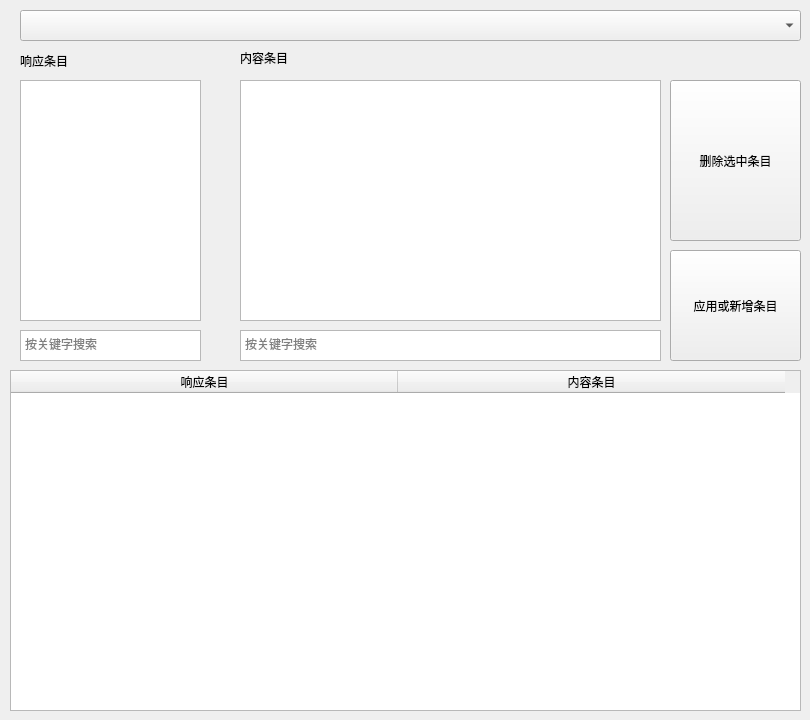
       <widget class="QWidget" name="tab_7">
        <attribute name="title">
         <string>自设内存数据</string>
        </attribute>
        <widget class="QTableWidget" name="tableWidget_5">
         <property name="geometry">
          <rect>
           <x>10</x>
           <y>370</y>
           <width>791</width>
           <height>341</height>
          </rect>
         </property>
         <attribute name="horizontalHeaderDefaultSectionSize">
          <number>387</number>
         </attribute>
         <column>
          <property name="text">
           <string>响应条目</string>
          </property>
         </column>
         <column>
          <property name="text">
           <string>内容条目</string>
          </property>
         </column>
        </widget>
        <widget class="QTextEdit" name="textEdit_12">
         <property name="geometry">
          <rect>
           <x>20</x>
           <y>80</y>
           <width>181</width>
           <height>241</height>
          </rect>
         </property>
        </widget>
        <widget class="QPushButton" name="pushButton_11">
         <property name="geometry">
          <rect>
           <x>670</x>
           <y>250</y>
           <width>131</width>
           <height>111</height>
          </rect>
         </property>
         <property name="text">
          <string>应用或新增条目</string>
         </property>
        </widget>
        <widget class="QLabel" name="label_19">
         <property name="geometry">
          <rect>
           <x>20</x>
           <y>50</y>
           <width>71</width>
           <height>21</height>
          </rect>
         </property>
         <property name="text">
          <string>响应条目</string>
         </property>
        </widget>
        <widget class="QTextEdit" name="textEdit_13">
         <property name="geometry">
          <rect>
           <x>240</x>
           <y>80</y>
           <width>421</width>
           <height>241</height>
          </rect>
         </property>
        </widget>
        <widget class="QLabel" name="label_20">
         <property name="geometry">
          <rect>
           <x>240</x>
           <y>50</y>
           <width>72</width>
           <height>15</height>
          </rect>
         </property>
         <property name="text">
          <string>内容条目</string>
         </property>
        </widget>
        <widget class="QPushButton" name="pushButton_13">
         <property name="geometry">
          <rect>
           <x>670</x>
           <y>80</y>
           <width>131</width>
           <height>161</height>
          </rect>
         </property>
         <property name="text">
          <string>删除选中条目</string>
         </property>
        </widget>
        <widget class="QTextEdit" name="textEdit_6">
         <property name="geometry">
          <rect>
           <x>20</x>
           <y>330</y>
           <width>181</width>
           <height>31</height>
          </rect>
         </property>
         <property name="placeholderText">
          <string>按关键字搜索</string>
         </property>
        </widget>
        <widget class="QTextEdit" name="textEdit_7">
         <property name="geometry">
          <rect>
           <x>240</x>
           <y>330</y>
           <width>421</width>
           <height>31</height>
          </rect>
         </property>
         <property name="placeholderText">
          <string>按关键字搜索</string>
         </property>
        </widget>
        <widget class="QComboBox" name="comboBox_4">
         <property name="geometry">
          <rect>
           <x>20</x>
           <y>10</y>
           <width>781</width>
           <height>31</height>
          </rect>
         </property>
        </widget>
       </widget>
